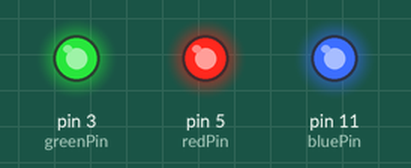
The sketch below on a simulated Arduino Uno, built with avr-gcc and run on an emulated ATmega328P. On the bench: output pins drawn as LEDs (lit = HIGH).

Above: at 0.1 s.
Timing chart, 0 to 1.6 s (numbered marks = the images above):
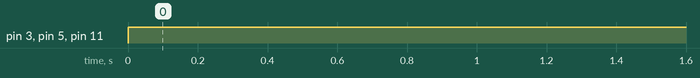

The sketch:

disposition.ino
```cpp
/*

 Disposition
 ===========
 Serves as an interface between a computer and an Ikea dioder
 Find out more information at: https://github.com/holymoo/Disposition

 */

//////////////
// Settings
//////////////

int redPin = 5;      // The Pin that will be choosing the red color
int greenPin = 3;    // The Pin that will be choosing the green color
int bluePin = 11;     // The Pin that will be choosing the blue color

byte redBrightness = 255;  // The value that will determine the brightness of the red color
byte greenBrightness = 255; // The value that will determine the brightness of the green color
byte blueBrightness = 255; // The value that will determine the brightenss of the blue color

int baudRate = 9600;

//////////////
// Fields
//////////////

int protocolLength = 3;
byte receivedMessage[3];

//////////////
// Logic
//////////////

// the setup routine runs once when you press reset:
void setup()  {

  // Allow the arduino to be connected to
  Serial.begin(baudRate);

  // Set up the Pins for the colors
  pinMode(redPin, OUTPUT);
  pinMode(greenPin, OUTPUT);
  pinMode(bluePin, OUTPUT);
}

// the loop routine runs over and over again forever:
void loop()  {

  if(Serial.available() == 3)
  {
    // Set the Brightness of the Red
    redBrightness = Serial.read();

    // Set the Brightness of the Green
    greenBrightness = Serial.read();

    // Set the Brightness of the Blue
    blueBrightness = Serial.read();
  }

  // Set the Dioder to the specified color
  analogWrite(redPin, redBrightness);
  analogWrite(greenPin, greenBrightness);
  analogWrite(bluePin, blueBrightness);
}
```

Measured:
- by itself, pin 3 (greenPin), pin 5 (redPin), pin 11 (bluePin): LOW → HIGH at 0.00 s
